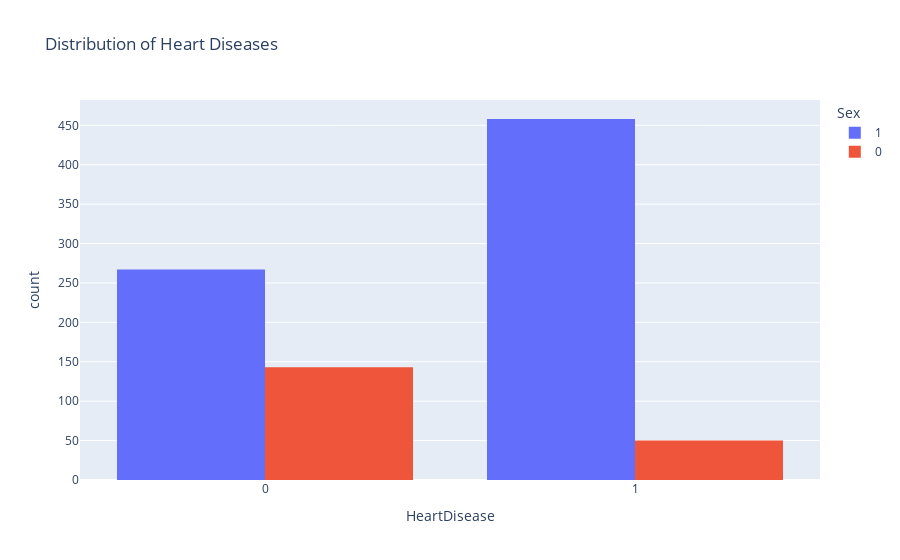

Notebook cell for this chart:
### Markdown cell above
### 4. Exploratory Data Analysis (EDA)

### Code cell
# Correlation Matrix
px.imshow(heart_df.corr(), title="Correlation Plot of the Heart Failure Prediction")

# Distribution of Heart Diseases
fig = px.histogram(heart_df, x="HeartDisease", color="Sex", hover_data=heart_df.columns,
                title="Distribution of Heart Diseases", barmode="group")
fig.show()

# Pairplot
plt.figure(figsize=(15, 10))
sns.pairplot(plot_df, hue="HeartDisease")
plt.title("Pairplot of Features")
plt.tight_layout()
plt.show()

### Figure 1 — Plotly figure (JSON) as saved in the notebook; plotly's stock layout.template omitted (floating-point values rounded to 4 significant figures; data arrays with more than 128 entries replaced by an {"elided": "..."} marker saying what was removed)
{"data": [{"alignmentgroup": "True", "bingroup": "x", "hovertemplate": "Sex=1<br>HeartDisease=%{x}<br>count=%{y}<extra></extra>", "legendgroup": "1", "marker": {"color": "#636efa", "pattern": {"shape": ""}}, "name": "1", "offsetgroup": "1", "orientation": "v", "showlegend": true, "type": "histogram", "x": {"elided": "725 int values"}, "xaxis": "x", "yaxis": "y"}, {"alignmentgroup": "True", "bingroup": "x", "hovertemplate": "Sex=0<br>HeartDisease=%{x}<br>count=%{y}<extra></extra>", "legendgroup": "0", "marker": {"color": "#EF553B", "pattern": {"shape": ""}}, "name": "0", "offsetgroup": "0", "orientation": "v", "showlegend": true, "type": "histogram", "x": {"elided": "193 int values"}, "xaxis": "x", "yaxis": "y"}], "layout": {"barmode": "group", "legend": {"title": {"text": "Sex"}, "tracegroupgap": 0}, "title": {"text": "Distribution of Heart Diseases"}, "xaxis": {"anchor": "y", "domain": [0, 1], "title": {"text": "HeartDisease"}}, "yaxis": {"anchor": "x", "domain": [0, 1], "title": {"text": "count"}}}}
